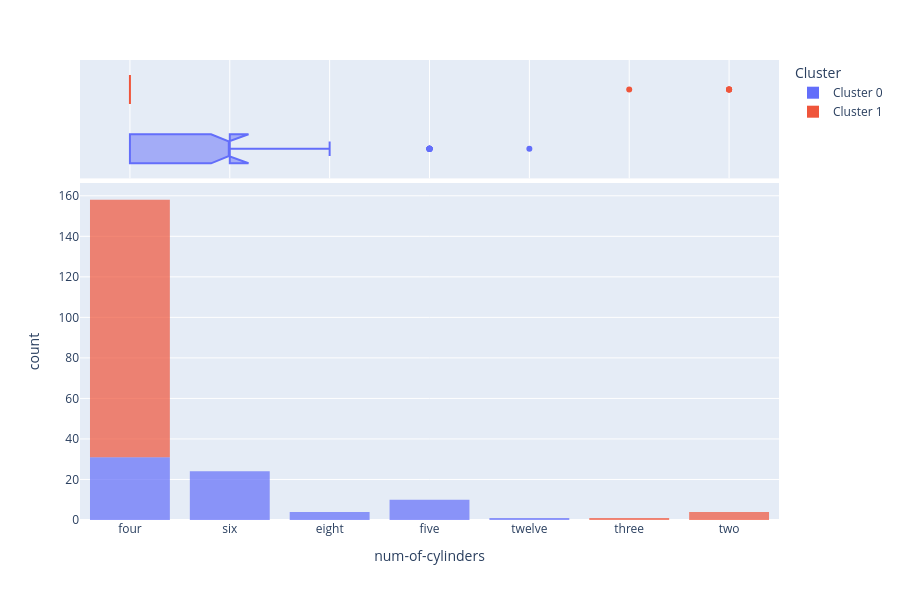

Here is the notebook cell this chart was saved with:
### Code cell
# Графік розподілу за кількістю циліндрів двигуна
plot_model(kmeans, plot = 'distribution', feature="num-of-cylinders")

### Figure 1 — Plotly figure (JSON) as saved in the notebook; plotly's stock layout.template omitted (floating-point values rounded to 4 significant figures; data arrays with more than 128 entries replaced by an {"elided": "..."} marker saying what was removed)
{"data": [{"alignmentgroup": "True", "bingroup": "x", "hovertemplate": "Cluster=Cluster 0<br>num-of-cylinders=%{x}<br>count=%{y}<extra></extra>", "legendgroup": "Cluster 0", "marker": {"color": "#636efa", "opacity": 0.7, "pattern": {"shape": ""}}, "name": "Cluster 0", "offsetgroup": "Cluster 0", "orientation": "v", "showlegend": true, "type": "histogram", "x": ["four", "four", "four", "four", "four", "four", "four", "four", "six", "six", "six", "four", "six", "six", "four", "eight", "eight", "eight", "eight", "five", "five", "five", "four", "four", "four", "four", "six", "six", "four", "four", "four", "four", "four", "four", "four", "four", "five", "five", "six", "six", "six", "four", "four", "four", "six", "six", "six", "four", "six", "four", "six", "four", "six", "six", "six", "six", "six", "six", "six", "six", "four", "twelve", "four", "five", "six", "five", "five", "five", "four", "five"], "xaxis": "x", "yaxis": "y"}, {"alignmentgroup": "True", "customdata": {"elided": "70x26 mixed values"}, "hovertemplate": "Cluster=%{customdata[25]}<br>num-of-cylinders=%{x}<br>symboling=%{customdata[0]}<br>normalized-losses=%{customdata[1]}<br>make=%{customdata[2]}<br>fuel-type=%{customdata[3]}<br>aspiration=%{customdata[4]}<br>num-of-doors=%{customdata[5]}<br>body-style=%{customdata[6]}<br>drive-wheels=%{customdata[7]}<br>engine-location=%{customdata[8]}<br>wheel-base=%{customdata[9]}<br>length=%{customdata[10]}<br>width=%{customdata[11]}<br>height=%{customdata[12]}<br>curb-weight=%{customdata[13]}<br>engine-type=%{customdata[14]}<br>engine-size=%{customdata[15]}<br>fuel-system=%{customdata[16]}<br>bore=%{customdata[17]}<br>stroke=%{customdata[18]}<br>compression-ratio=%{customdata[19]}<br>horsepower=%{customdata[20]}<br>peak-rpm=%{customdata[21]}<br>city-mpg=%{customdata[22]}<br>highway-mpg=%{customdata[23]}<br>price=%{customdata[24]}<extra></extra>", "legendgroup": "Cluster 0", "marker": {"color": "#636efa"}, "name": "Cluster 0", "notched": true, "offsetgroup": "Cluster 0", "showlegend": false, "type": "box", "x": ["four", "four", "four", "four", "four", "four", "four", "four", "six", "six", "six", "four", "six", "six", "four", "eight", "eight", "eight", "eight", "five", "five", "five", "four", "four", "four", "four", "six", "six", "four", "four", "four", "four", "four", "four", "four", "four", "five", "five", "six", "six", "six", "four", "four", "four", "six", "six", "six", "four", "six", "four", "six", "four", "six", "six", "six", "six", "six", "six", "six", "six", "four", "twelve", "four", "five", "six", "five", "five", "five", "four", "five"], "xaxis": "x2", "yaxis": "y2"}, {"alignmentgroup": "True", "bingroup": "x", "hovertemplate": "Cluster=Cluster 1<br>num-of-cylinders=%{x}<br>count=%{y}<extra></extra>", "legendgroup": "Cluster 1", "marker": {"color": "#EF553B", "opacity": 0.7, "pattern": {"shape": ""}}, "name": "Cluster 1", "offsetgroup": "Cluster 1", "orientation": "v", "showlegend": true, "type": "histogram", "x": {"elided": "132 str values"}, "xaxis": "x", "yaxis": "y"}, {"alignmentgroup": "True", "customdata": {"elided": "132x26 mixed values"}, "hovertemplate": "Cluster=%{customdata[25]}<br>num-of-cylinders=%{x}<br>symboling=%{customdata[0]}<br>normalized-losses=%{customdata[1]}<br>make=%{customdata[2]}<br>fuel-type=%{customdata[3]}<br>aspiration=%{customdata[4]}<br>num-of-doors=%{customdata[5]}<br>body-style=%{customdata[6]}<br>drive-wheels=%{customdata[7]}<br>engine-location=%{customdata[8]}<br>wheel-base=%{customdata[9]}<br>length=%{customdata[10]}<br>width=%{customdata[11]}<br>height=%{customdata[12]}<br>curb-weight=%{customdata[13]}<br>engine-type=%{customdata[14]}<br>engine-size=%{customdata[15]}<br>fuel-system=%{customdata[16]}<br>bore=%{customdata[17]}<br>stroke=%{customdata[18]}<br>compression-ratio=%{customdata[19]}<br>horsepower=%{customdata[20]}<br>peak-rpm=%{customdata[21]}<br>city-mpg=%{customdata[22]}<br>highway-mpg=%{customdata[23]}<br>price=%{customdata[24]}<extra></extra>", "legendgroup": "Cluster 1", "marker": {"color": "#EF553B"}, "name": "Cluster 1", "notched": true, "offsetgroup": "Cluster 1", "showlegend": false, "type": "box", "x": {"elided": "132 str values"}, "xaxis": "x2", "yaxis": "y2"}], "layout": {"barmode": "relative", "height": 600, "legend": {"title": {"text": "Cluster"}, "tracegroupgap": 0}, "margin": {"t": 60}, "xaxis": {"anchor": "y", "domain": [0, 1], "title": {"text": "num-of-cylinders"}}, "xaxis2": {"anchor": "y2", "domain": [0, 1], "matches": "x", "showgrid": true, "showticklabels": false}, "yaxis": {"anchor": "x", "domain": [0, 0.7326], "title": {"text": "count"}}, "yaxis2": {"anchor": "x2", "domain": [0.7426, 1], "matches": "y2", "showgrid": false, "showline": false, "showticklabels": false, "ticks": ""}}}
